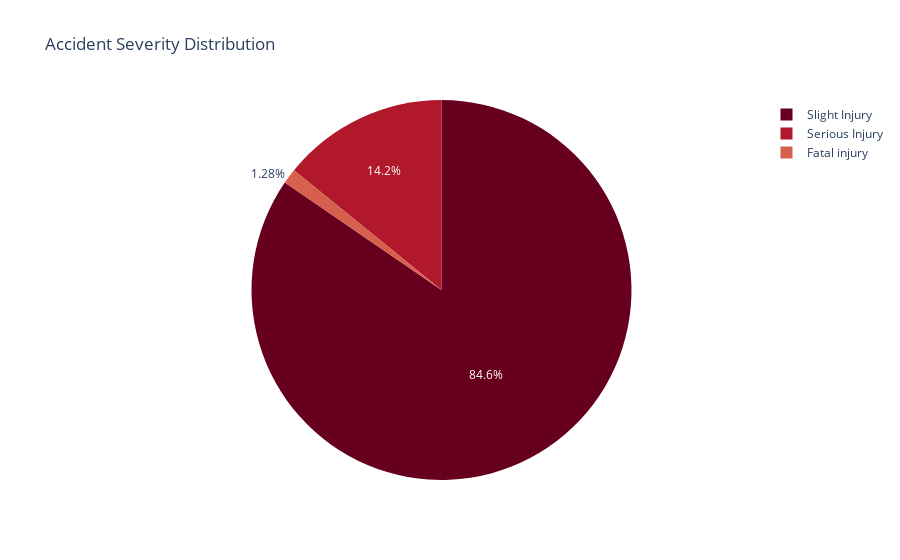
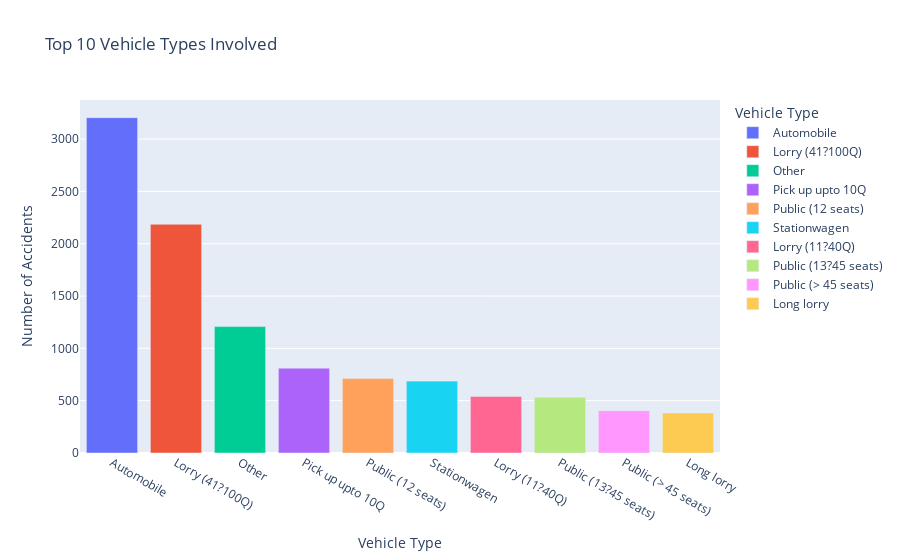
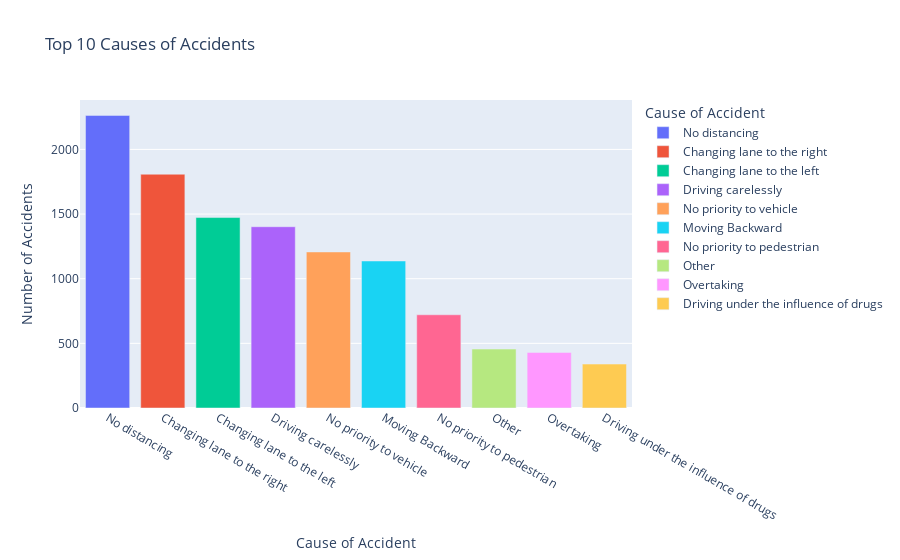
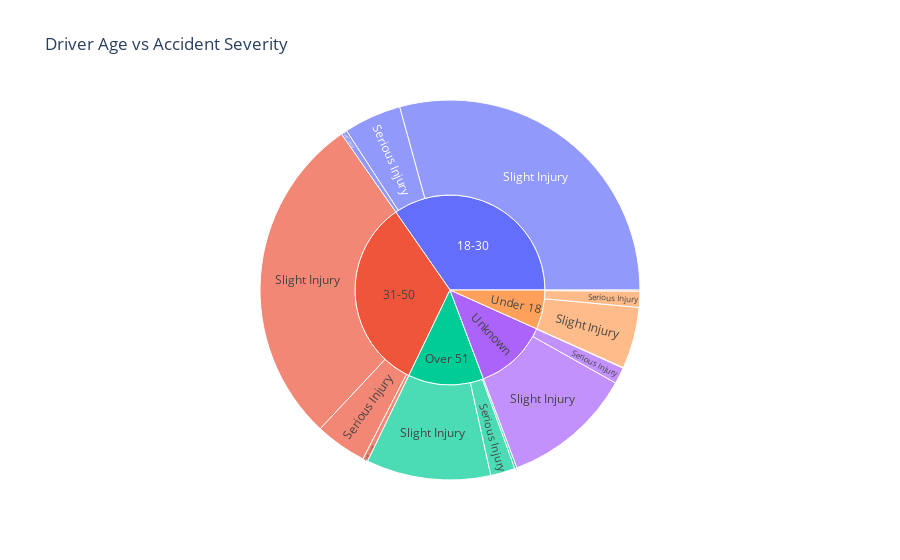

Notebook cell for these charts, in order:
### Code cell
import pandas as pd
import matplotlib.pyplot as plt
import seaborn as sns
import plotly.express as px

sns.set_theme(style="whitegrid")

df = pd.read_csv(r'C:\Users\asus\Desktop\prodigy\RTA Dataset.csv')

df['Time'] = pd.to_datetime(df['Time'], format='%H:%M:%S', errors='coerce').dt.hour

accidents_by_hour = df['Time'].value_counts().sort_index().reset_index()
accidents_by_hour.columns = ['Hour', 'Accident_Count']

accidents_by_day = df['Day_of_week'].value_counts().reindex(
    ['Monday', 'Tuesday', 'Wednesday', 'Thursday', 'Friday', 'Saturday', 'Sunday']
).reset_index()
accidents_by_day.columns = ['Day', 'Accident_Count']

accidents_by_weather = df['Weather_conditions'].value_counts().reset_index()
accidents_by_weather.columns = ['Weather', 'Accident_Count']

accidents_by_road = df['Road_surface_conditions'].value_counts().reset_index()
accidents_by_road.columns = ['Road_Condition', 'Accident_Count']

plt.figure(figsize=(12, 9))

plt.subplot(2, 2, 1)
sns.barplot(data=accidents_by_hour, x='Hour', y='Accident_Count', hue='Hour', palette='rocket', legend=False)
plt.title('Accidents by Hour of Day')
plt.xlabel('Hour')
plt.ylabel('Number of Accidents')
plt.tight_layout()
plt.show()

heatmap_data = df.groupby(['Day_of_week', 'Time']).size().unstack(fill_value=0)
ordered_days = ['Monday', 'Tuesday', 'Wednesday', 'Thursday', 'Friday', 'Saturday', 'Sunday']
heatmap_data = heatmap_data.reindex(ordered_days)

plt.figure(figsize=(12, 6))
sns.heatmap(heatmap_data, cmap='YlOrRd')
plt.title('Accident Hotspots by Day and Hour')
plt.xlabel('Hour of Day')
plt.ylabel('Day of Week')
plt.show()

top_vehicles = df['Type_of_vehicle'].value_counts().nlargest(10).reset_index()
top_vehicles.columns = ['Vehicle_Type', 'Count']

top_causes = df['Cause_of_accident'].value_counts().nlargest(10).reset_index()
top_causes.columns = ['Cause', 'Count']

fig1 = px.pie(df, names='Accident_severity', title='Accident Severity Distribution',
              color_discrete_sequence=px.colors.sequential.RdBu)

fig2 = px.bar(top_vehicles, x='Vehicle_Type', y='Count',
              title='Top 10 Vehicle Types Involved',
              labels={'Vehicle_Type': 'Vehicle Type', 'Count': 'Number of Accidents'},
              color='Vehicle_Type')

fig3 = px.bar(top_causes, x='Cause', y='Count',
              title='Top 10 Causes of Accidents',
              labels={'Cause': 'Cause of Accident', 'Count': 'Number of Accidents'},
              color='Cause')

fig4 = px.sunburst(df, path=['Age_band_of_driver', 'Accident_severity'],
                   title='Driver Age vs Accident Severity')

fig1.show()
fig2.show()
fig3.show()
fig4.show()

### Figure 1 — Plotly figure (JSON) as saved in the notebook; plotly's stock layout.template omitted (floating-point values rounded to 4 significant figures; data arrays with more than 128 entries replaced by an {"elided": "..."} marker saying what was removed)
{"data": [{"domain": {"x": [0, 1], "y": [0, 1]}, "hovertemplate": "Accident_severity=%{label}<extra></extra>", "labels": {"elided": "12316 str values"}, "legendgroup": "", "name": "", "showlegend": true, "type": "pie"}], "layout": {"autosize": true, "legend": {"tracegroupgap": 0}, "piecolorway": ["rgb(103,0,31)", "rgb(178,24,43)", "rgb(214,96,77)", "rgb(244,165,130)", "rgb(253,219,199)", "rgb(247,247,247)", "rgb(209,229,240)", "rgb(146,197,222)", "rgb(67,147,195)", "rgb(33,102,172)", "rgb(5,48,97)"], "title": {"text": "Accident Severity Distribution"}}}

### Figure 2 — Plotly figure (JSON) as saved in the notebook; plotly's stock layout.template omitted (floating-point values rounded to 4 significant figures)
{"data": [{"alignmentgroup": "True", "hovertemplate": "Vehicle Type=%{x}<br>Number of Accidents=%{y}<extra></extra>", "legendgroup": "Automobile", "marker": {"color": "#636efa", "pattern": {"shape": ""}}, "name": "Automobile", "offsetgroup": "Automobile", "orientation": "v", "showlegend": true, "textposition": "auto", "type": "bar", "x": ["Automobile"], "xaxis": "x", "y": [3205], "yaxis": "y"}, {"alignmentgroup": "True", "hovertemplate": "Vehicle Type=%{x}<br>Number of Accidents=%{y}<extra></extra>", "legendgroup": "Lorry (41?100Q)", "marker": {"color": "#EF553B", "pattern": {"shape": ""}}, "name": "Lorry (41?100Q)", "offsetgroup": "Lorry (41?100Q)", "orientation": "v", "showlegend": true, "textposition": "auto", "type": "bar", "x": ["Lorry (41?100Q)"], "xaxis": "x", "y": [2186], "yaxis": "y"}, {"alignmentgroup": "True", "hovertemplate": "Vehicle Type=%{x}<br>Number of Accidents=%{y}<extra></extra>", "legendgroup": "Other", "marker": {"color": "#00cc96", "pattern": {"shape": ""}}, "name": "Other", "offsetgroup": "Other", "orientation": "v", "showlegend": true, "textposition": "auto", "type": "bar", "x": ["Other"], "xaxis": "x", "y": [1208], "yaxis": "y"}, {"alignmentgroup": "True", "hovertemplate": "Vehicle Type=%{x}<br>Number of Accidents=%{y}<extra></extra>", "legendgroup": "Pick up upto 10Q", "marker": {"color": "#ab63fa", "pattern": {"shape": ""}}, "name": "Pick up upto 10Q", "offsetgroup": "Pick up upto 10Q", "orientation": "v", "showlegend": true, "textposition": "auto", "type": "bar", "x": ["Pick up upto 10Q"], "xaxis": "x", "y": [811], "yaxis": "y"}, {"alignmentgroup": "True", "hovertemplate": "Vehicle Type=%{x}<br>Number of Accidents=%{y}<extra></extra>", "legendgroup": "Public (12 seats)", "marker": {"color": "#FFA15A", "pattern": {"shape": ""}}, "name": "Public (12 seats)", "offsetgroup": "Public (12 seats)", "orientation": "v", "showlegend": true, "textposition": "auto", "type": "bar", "x": ["Public (12 seats)"], "xaxis": "x", "y": [711], "yaxis": "y"}, {"alignmentgroup": "True", "hovertemplate": "Vehicle Type=%{x}<br>Number of Accidents=%{y}<extra></extra>", "legendgroup": "Stationwagen", "marker": {"color": "#19d3f3", "pattern": {"shape": ""}}, "name": "Stationwagen", "offsetgroup": "Stationwagen", "orientation": "v", "showlegend": true, "textposition": "auto", "type": "bar", "x": ["Stationwagen"], "xaxis": "x", "y": [687], "yaxis": "y"}, {"alignmentgroup": "True", "hovertemplate": "Vehicle Type=%{x}<br>Number of Accidents=%{y}<extra></extra>", "legendgroup": "Lorry (11?40Q)", "marker": {"color": "#FF6692", "pattern": {"shape": ""}}, "name": "Lorry (11?40Q)", "offsetgroup": "Lorry (11?40Q)", "orientation": "v", "showlegend": true, "textposition": "auto", "type": "bar", "x": ["Lorry (11?40Q)"], "xaxis": "x", "y": [541], "yaxis": "y"}, {"alignmentgroup": "True", "hovertemplate": "Vehicle Type=%{x}<br>Number of Accidents=%{y}<extra></extra>", "legendgroup": "Public (13?45 seats)", "marker": {"color": "#B6E880", "pattern": {"shape": ""}}, "name": "Public (13?45 seats)", "offsetgroup": "Public (13?45 seats)", "orientation": "v", "showlegend": true, "textposition": "auto", "type": "bar", "x": ["Public (13?45 seats)"], "xaxis": "x", "y": [532], "yaxis": "y"}, {"alignmentgroup": "True", "hovertemplate": "Vehicle Type=%{x}<br>Number of Accidents=%{y}<extra></extra>", "legendgroup": "Public (> 45 seats)", "marker": {"color": "#FF97FF", "pattern": {"shape": ""}}, "name": "Public (> 45 seats)", "offsetgroup": "Public (> 45 seats)", "orientation": "v", "showlegend": true, "textposition": "auto", "type": "bar", "x": ["Public (> 45 seats)"], "xaxis": "x", "y": [404], "yaxis": "y"}, {"alignmentgroup": "True", "hovertemplate": "Vehicle Type=%{x}<br>Number of Accidents=%{y}<extra></extra>", "legendgroup": "Long lorry", "marker": {"color": "#FECB52", "pattern": {"shape": ""}}, "name": "Long lorry", "offsetgroup": "Long lorry", "orientation": "v", "showlegend": true, "textposition": "auto", "type": "bar", "x": ["Long lorry"], "xaxis": "x", "y": [383], "yaxis": "y"}], "layout": {"autosize": true, "barmode": "relative", "legend": {"title": {"text": "Vehicle Type"}, "tracegroupgap": 0}, "title": {"text": "Top 10 Vehicle Types Involved"}, "xaxis": {"anchor": "y", "autorange": true, "categoryarray": ["Automobile", "Lorry (41?100Q)", "Other", "Pick up upto 10Q", "Public (12 seats)", "Stationwagen", "Lorry (11?40Q)", "Public (13?45 seats)", "Public (> 45 seats)", "Long lorry"], "categoryorder": "array", "domain": [0, 1], "range": [-0.5, 9.5], "title": {"text": "Vehicle Type"}, "type": "category"}, "yaxis": {"anchor": "x", "autorange": true, "domain": [0, 1], "range": [0, 3374.0], "title": {"text": "Number of Accidents"}, "type": "linear"}}}

### Figure 3 — Plotly figure (JSON) as saved in the notebook; plotly's stock layout.template omitted (floating-point values rounded to 4 significant figures)
{"data": [{"alignmentgroup": "True", "hovertemplate": "Cause of Accident=%{x}<br>Number of Accidents=%{y}<extra></extra>", "legendgroup": "No distancing", "marker": {"color": "#636efa", "pattern": {"shape": ""}}, "name": "No distancing", "offsetgroup": "No distancing", "orientation": "v", "showlegend": true, "textposition": "auto", "type": "bar", "x": ["No distancing"], "xaxis": "x", "y": [2263], "yaxis": "y"}, {"alignmentgroup": "True", "hovertemplate": "Cause of Accident=%{x}<br>Number of Accidents=%{y}<extra></extra>", "legendgroup": "Changing lane to the right", "marker": {"color": "#EF553B", "pattern": {"shape": ""}}, "name": "Changing lane to the right", "offsetgroup": "Changing lane to the right", "orientation": "v", "showlegend": true, "textposition": "auto", "type": "bar", "x": ["Changing lane to the right"], "xaxis": "x", "y": [1808], "yaxis": "y"}, {"alignmentgroup": "True", "hovertemplate": "Cause of Accident=%{x}<br>Number of Accidents=%{y}<extra></extra>", "legendgroup": "Changing lane to the left", "marker": {"color": "#00cc96", "pattern": {"shape": ""}}, "name": "Changing lane to the left", "offsetgroup": "Changing lane to the left", "orientation": "v", "showlegend": true, "textposition": "auto", "type": "bar", "x": ["Changing lane to the left"], "xaxis": "x", "y": [1473], "yaxis": "y"}, {"alignmentgroup": "True", "hovertemplate": "Cause of Accident=%{x}<br>Number of Accidents=%{y}<extra></extra>", "legendgroup": "Driving carelessly", "marker": {"color": "#ab63fa", "pattern": {"shape": ""}}, "name": "Driving carelessly", "offsetgroup": "Driving carelessly", "orientation": "v", "showlegend": true, "textposition": "auto", "type": "bar", "x": ["Driving carelessly"], "xaxis": "x", "y": [1402], "yaxis": "y"}, {"alignmentgroup": "True", "hovertemplate": "Cause of Accident=%{x}<br>Number of Accidents=%{y}<extra></extra>", "legendgroup": "No priority to vehicle", "marker": {"color": "#FFA15A", "pattern": {"shape": ""}}, "name": "No priority to vehicle", "offsetgroup": "No priority to vehicle", "orientation": "v", "showlegend": true, "textposition": "auto", "type": "bar", "x": ["No priority to vehicle"], "xaxis": "x", "y": [1207], "yaxis": "y"}, {"alignmentgroup": "True", "hovertemplate": "Cause of Accident=%{x}<br>Number of Accidents=%{y}<extra></extra>", "legendgroup": "Moving Backward", "marker": {"color": "#19d3f3", "pattern": {"shape": ""}}, "name": "Moving Backward", "offsetgroup": "Moving Backward", "orientation": "v", "showlegend": true, "textposition": "auto", "type": "bar", "x": ["Moving Backward"], "xaxis": "x", "y": [1137], "yaxis": "y"}, {"alignmentgroup": "True", "hovertemplate": "Cause of Accident=%{x}<br>Number of Accidents=%{y}<extra></extra>", "legendgroup": "No priority to pedestrian", "marker": {"color": "#FF6692", "pattern": {"shape": ""}}, "name": "No priority to pedestrian", "offsetgroup": "No priority to pedestrian", "orientation": "v", "showlegend": true, "textposition": "auto", "type": "bar", "x": ["No priority to pedestrian"], "xaxis": "x", "y": [721], "yaxis": "y"}, {"alignmentgroup": "True", "hovertemplate": "Cause of Accident=%{x}<br>Number of Accidents=%{y}<extra></extra>", "legendgroup": "Other", "marker": {"color": "#B6E880", "pattern": {"shape": ""}}, "name": "Other", "offsetgroup": "Other", "orientation": "v", "showlegend": true, "textposition": "auto", "type": "bar", "x": ["Other"], "xaxis": "x", "y": [456], "yaxis": "y"}, {"alignmentgroup": "True", "hovertemplate": "Cause of Accident=%{x}<br>Number of Accidents=%{y}<extra></extra>", "legendgroup": "Overtaking", "marker": {"color": "#FF97FF", "pattern": {"shape": ""}}, "name": "Overtaking", "offsetgroup": "Overtaking", "orientation": "v", "showlegend": true, "textposition": "auto", "type": "bar", "x": ["Overtaking"], "xaxis": "x", "y": [430], "yaxis": "y"}, {"alignmentgroup": "True", "hovertemplate": "Cause of Accident=%{x}<br>Number of Accidents=%{y}<extra></extra>", "legendgroup": "Driving under the influence of drugs", "marker": {"color": "#FECB52", "pattern": {"shape": ""}}, "name": "Driving under the influence of drugs", "offsetgroup": "Driving under the influence of drugs", "orientation": "v", "showlegend": true, "textposition": "auto", "type": "bar", "x": ["Driving under the influence of drugs"], "xaxis": "x", "y": [340], "yaxis": "y"}], "layout": {"autosize": true, "barmode": "relative", "legend": {"title": {"text": "Cause of Accident"}, "tracegroupgap": 0}, "title": {"text": "Top 10 Causes of Accidents"}, "xaxis": {"anchor": "y", "autorange": true, "categoryarray": ["No distancing", "Changing lane to the right", "Changing lane to the left", "Driving carelessly", "No priority to vehicle", "Moving Backward", "No priority to pedestrian", "Other", "Overtaking", "Driving under the influence of drugs"], "categoryorder": "array", "domain": [0, 1], "range": [-0.5, 9.5], "title": {"text": "Cause of Accident"}, "type": "category"}, "yaxis": {"anchor": "x", "autorange": true, "domain": [0, 1], "range": [0, 2382.0], "title": {"text": "Number of Accidents"}, "type": "linear"}}}

### Figure 4 — Plotly figure (JSON) as saved in the notebook; plotly's stock layout.template omitted (floating-point values rounded to 4 significant figures)
{"data": [{"branchvalues": "total", "domain": {"x": [0, 1], "y": [0, 1]}, "hovertemplate": "labels=%{label}<br>count=%{value}<br>parent=%{parent}<br>id=%{id}<extra></extra>", "ids": ["18-30/Fatal injury", "31-50/Fatal injury", "Over 51/Fatal injury", "Under 18/Fatal injury", "Unknown/Fatal injury", "18-30/Serious Injury", "31-50/Serious Injury", "Over 51/Serious Injury", "Under 18/Serious Injury", "Unknown/Serious Injury", "18-30/Slight Injury", "31-50/Slight Injury", "Over 51/Slight Injury", "Under 18/Slight Injury", "Unknown/Slight Injury", "18-30", "31-50", "Over 51", "Under 18", "Unknown"], "labels": ["Fatal injury", "Fatal injury", "Fatal injury", "Fatal injury", "Fatal injury", "Serious Injury", "Serious Injury", "Serious Injury", "Serious Injury", "Serious Injury", "Slight Injury", "Slight Injury", "Slight Injury", "Slight Injury", "Slight Injury", "18-30", "31-50", "Over 51", "Under 18", "Unknown"], "name": "", "parents": ["18-30", "31-50", "Over 51", "Under 18", "Unknown", "18-30", "31-50", "Over 51", "Under 18", "Unknown", "18-30", "31-50", "Over 51", "Under 18", "Unknown", "", "", "", "", ""], "type": "sunburst", "values": [62, 54, 24, 12, 6, 604, 541, 257, 169, 172, 3605, 3492, 1304, 644, 1370, 4271, 4087, 1585, 825, 1548]}], "layout": {"autosize": true, "legend": {"tracegroupgap": 0}, "title": {"text": "Driver Age vs Accident Severity"}}}
